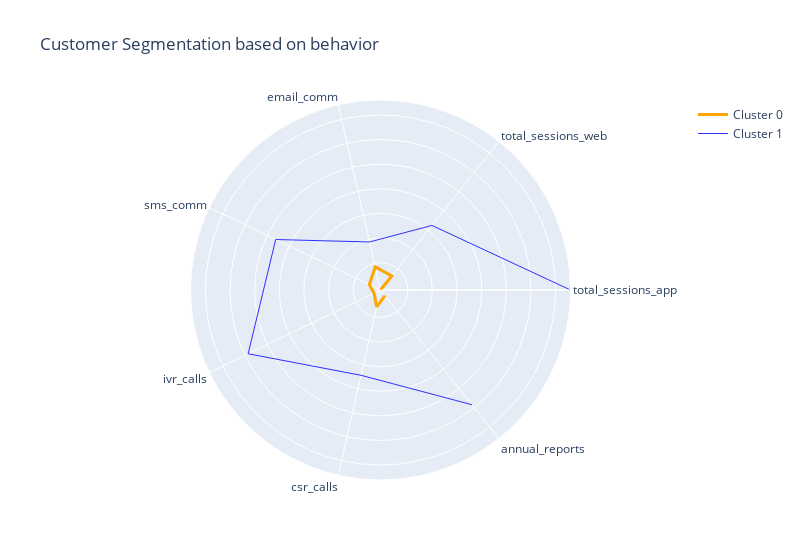

The code cell stored with this chart in its notebook:
### Code cell
# Kernel PCA Sigmoid function
fig = go.Figure()

for cluster in np.unique(clusters):
    radius = data_normalized.loc[data_normalized.cluster == cluster, features].mean() #/ data_normalized.loc[data_normalized.cluster == cluster, features].mean().max()
    thetas = features 
    actual_val = data.loc[data_normalized.cluster == cluster, features].mean()
    cluster_size = len(data[data.cluster == cluster])
    colors = ['orange', 'blue']
    fig.add_trace(
        go.Scatterpolar(r=radius, theta=thetas, mode='lines', name=f'Cluster {cluster}', text=[f'Mean value: {x}' for x in actual_val],
                        opacity=np.max([0.8, cluster_size / len(data[data.cluster == 0])]),
                        line=dict(width=np.max([1, 3*cluster_size / len(data[data.cluster == 0])]), color=colors[cluster])
                        )
        )

fig.update_layout(title='Customer Segmentation based on behavior', width=800, autosize=False,
                  polar=dict(
                        radialaxis=dict(
                            showticklabels=False  # remove radius label on radar
        )
    )
) #autosize false to not override variables
fig.show()

### Figure 1 — Plotly figure (JSON) as saved in the notebook; plotly's stock layout.template omitted (floating-point values rounded to 4 significant figures)
{"data": [{"line": {"color": "orange", "width": 3}, "mode": "lines", "name": "Cluster 0", "opacity": 1, "r": [-0.2219, -0.07537, -0.02995, -0.1214, -0.1632, -0.08211, -0.1629], "text": ["Mean value: 1.2172344689378758", "Mean value: 8.11503006012024", "Mean value: 4.4769539078156315", "Mean value: 7.972745490981964", "Mean value: 1.2845691382765532", "Mean value: 0.9831663326653307", "Mean value: 598.7643286573146"], "theta": ["total_sessions_app", "total_sessions_web", "email_comm", "sms_comm", "ivr_calls", "csr_calls", "annual_reports"], "type": "scatterpolar"}, {"line": {"color": "blue", "width": 1}, "mode": "lines", "name": "Cluster 1", "opacity": 0.8, "r": [1.322, 0.4488, 0.1784, 0.723, 0.9716, 0.489, 0.9702], "text": ["Mean value: 6.947494033412887", "Mean value: 22.899761336515514", "Mean value: 32.02147971360382", "Mean value: 22.613365155131266", "Mean value: 4.236276849642005", "Mean value: 2.957040572792363", "Mean value: 2212.272076372315"], "theta": ["total_sessions_app", "total_sessions_web", "email_comm", "sms_comm", "ivr_calls", "csr_calls", "annual_reports"], "type": "scatterpolar"}], "layout": {"autosize": false, "polar": {"radialaxis": {"showticklabels": false}}, "title": {"text": "Customer Segmentation based on behavior"}, "width": 800}}
